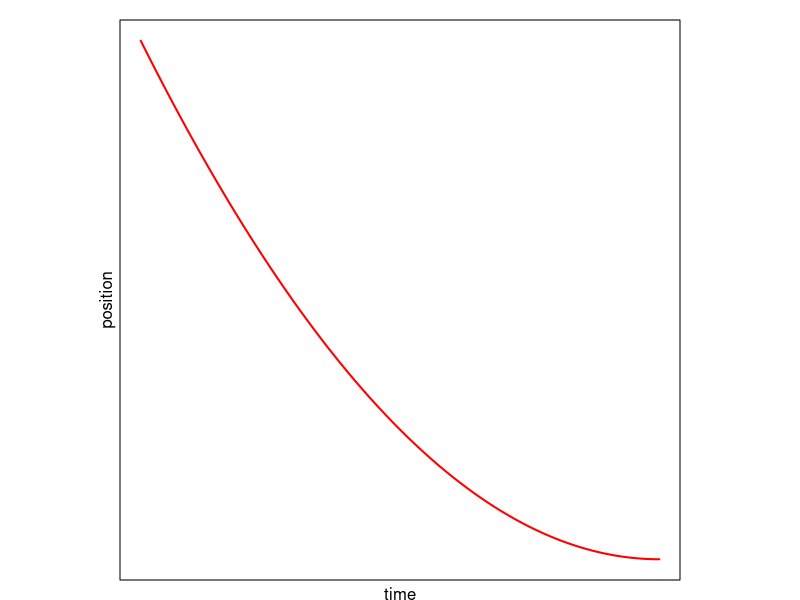

Source code (R):
## ---- chunk 1
t <- seq(0, 1, by=0.01)
p <- (t-1)^2
par(mar=c(1,1,1,1), pty="s", xaxt="n", yaxt="n")
plot(t, p, type="l", lwd=2, col="red", xlab="", ylab="")
title(xlab="time", ylab="position", line=0.2)
dev.off()
